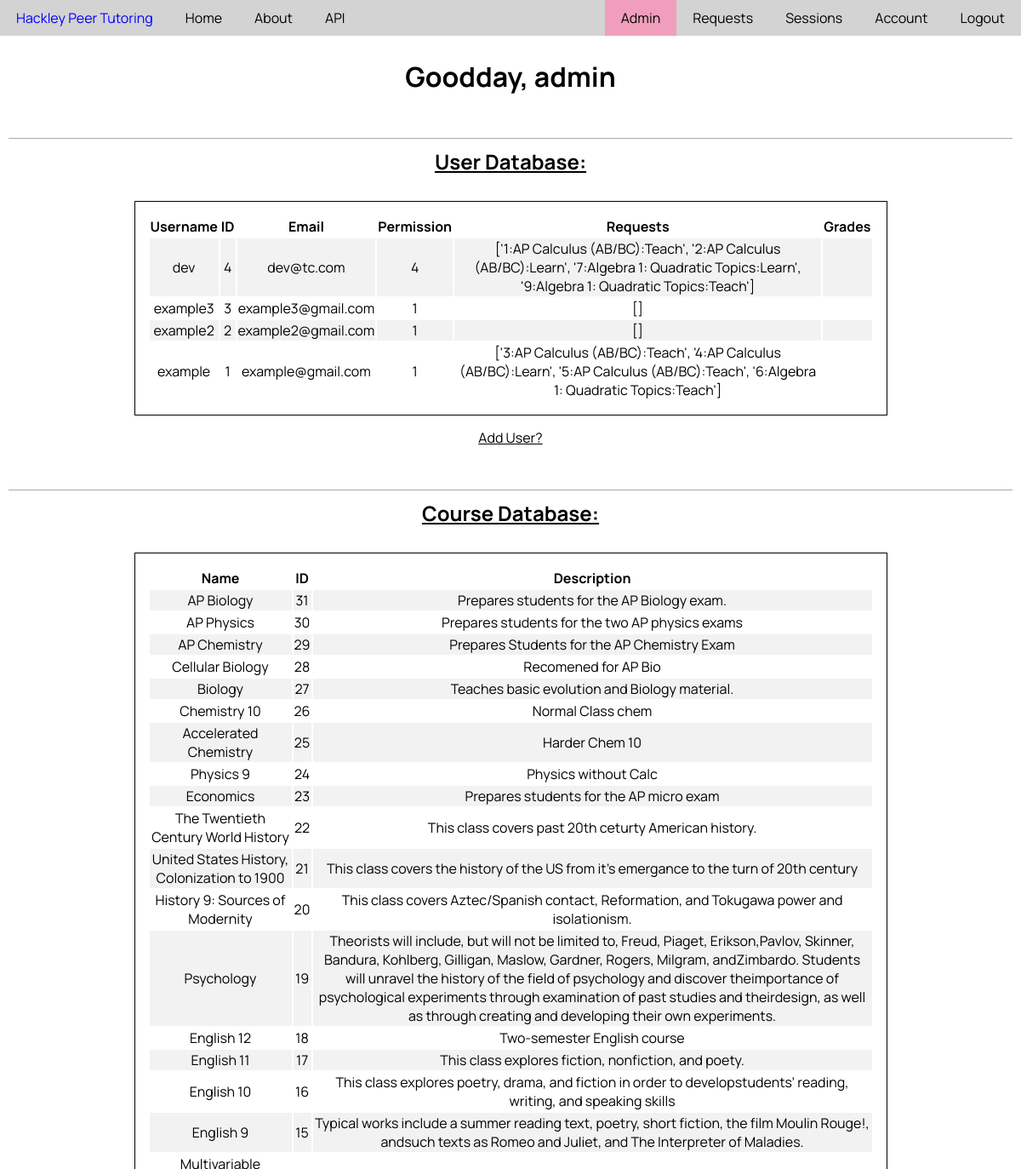
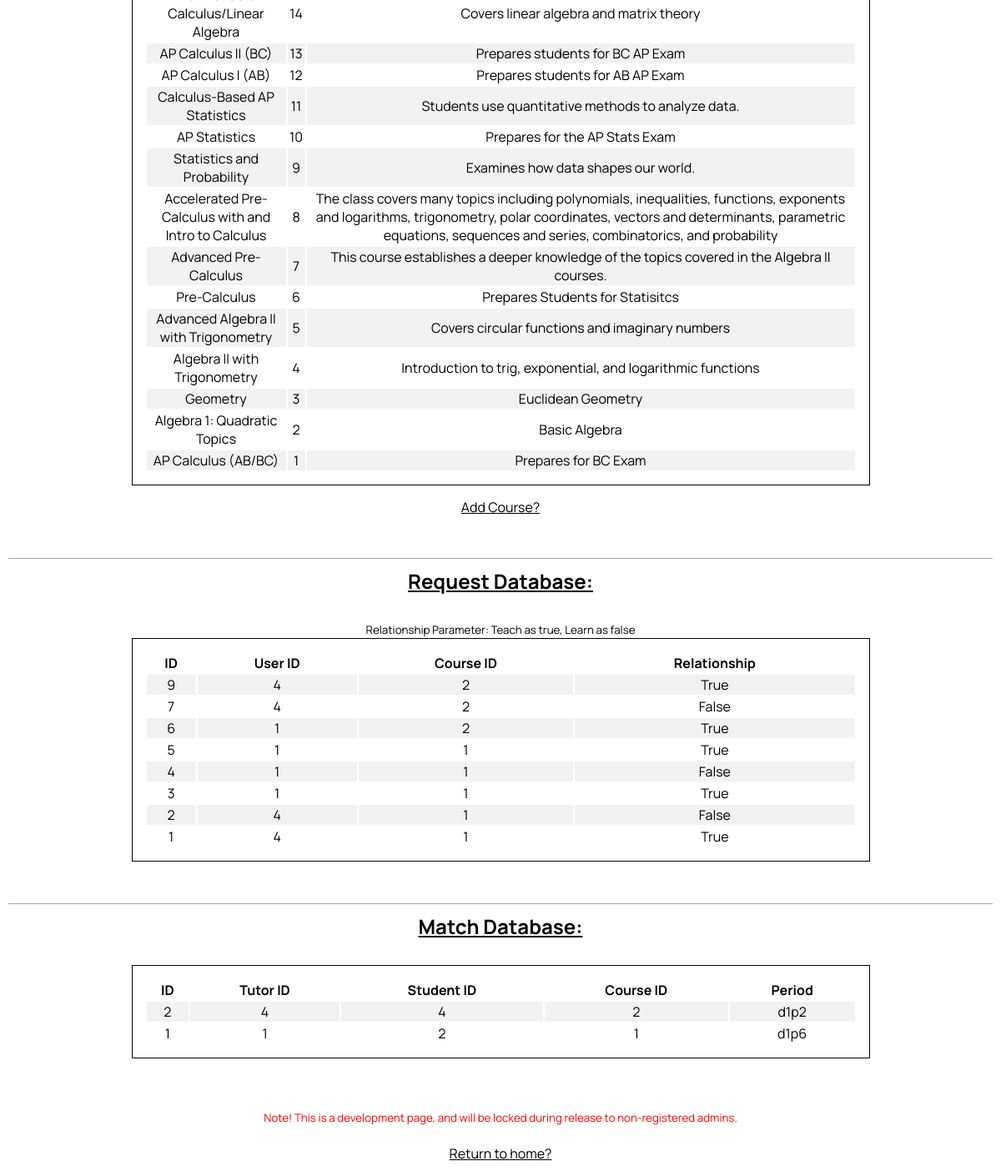
The app's page /admin (signed in) with its own data (2 pictures, top to bottom).
### PeerTutor/models.py (models this page shows, shortened)
class User(db.Model, UserMixin):
    __tablename__ = 'user'
    id = db.Column(db.Integer, primary_key=True)
    username = db.Column(db.String(20), unique=True, nullable=False)
    email = db.Column(db.String(120), unique=True, nullable=False)
    password = db.Column(db.String(60), nullable=False)
    permission = db.Column(db.Integer, default='1')
    grade = db.Column(db.Integer, nullable=False)
    date_joined = db.Column(db.DateTime, nullable=False, default=datetime.utcnow)
    gradeLevels = db.Column(db.String(20), default="8,9,10,11,12") #8 means all middle school
    schedule = db.relationship('Schedule', backref='user', lazy=True)
    requests = db.relationship('CourseRequest', backref='user', lazy=True)

class CourseRequest(db.Model):
    __tablename__ = 'courseRequest'
    id = db.Column(db.Integer, primary_key=True)
    user_id = db.Column(db.Integer, db.ForeignKey('user.id'), nullable=False)
    course_id = db.Column(db.Integer, nullable=False)
    relationship = db.Column('relationship', db.Boolean, nullable=False)
    date_added = db.Column(db.DateTime, nullable=False, default=datetime.utcnow)

class Course(db.Model):
    __tablename__ = 'course'
    id = db.Column(db.Integer, primary_key=True)
    name = db.Column(db.String(20), unique=True, nullable=False)
    description = db.Column(db.Text, nullable=False)

class Match(db.Model):
    __tablename__ = 'match'
    id = db.Column(db.Integer, primary_key=True)
    tutor_id = db.Column(db.Integer, nullable=False)
    tutee_id = db.Column(db.Integer, nullable=False)
    course_id = db.Column(db.Integer, nullable=False)
    period = db.Column('period', db.String, nullable=False)

### PeerTutor/admin/routes.py (the view)
@admin.route("/admin")
@login_required
def adminPage():
    if current_user.permission < 4:
        flash('You don\'t have permission to do that!', 'warning')
        return redirect(url_for('main.home'))
    else:
        users = User.query.order_by(User.date_joined.desc()).all()
        courses = Course.query.order_by(Course.id.desc()).all()
        requests = CourseRequest.query.order_by(CourseRequest.id.desc()).all()
        matches = Match.query.order_by(Match.id.desc()).all()
        return render_template('/admin.html', users=users, courses=courses,
            get_user_requests=get_user_requests, requests=requests, extract=extract,
            matches=matches)

### PeerTutor/admin/utils.py (called while the page is built)
def get_user_requests(user):
    requests = CourseRequest.query.filter_by(user=user).all()
    array_requests = []
    for request in requests:
        relationship = request.relationship
        if relationship == True:
            teachOrLearn = "Teach"
        else:
            teachOrLearn = "Learn"
        array_requests.append(str(request.id) + ":" + Course.query.get(request.course_id).name + ":" + teachOrLearn)
    return array_requests

### PeerTutor/models.py (called while the page is built)
@login_manager.user_loader
def load_user(user_id):
   return User.query.get(int(user_id))

### PeerTutor/templates/admin.html (shortened to what this page needs)
{% extends 'base.html' %}
{% block content %}
    <div class="admin-page">
    <h1> Goodday, admin </h1>
    <h2 class="admin-table-title"> User Database: </h2>
    <table class="admin-table">
        <tr>
            <th> Username </th>
            <th> ID </th>
            <th> Email </th>
            <th> Permission </th>
            <th> Requests </th>
            <th> Grades </th>
        </tr>
        {% for user in users %}
            <tr>
                <td> {{ user.username }} </td>
                <td> {{ user.id }} </td>
                <td> {{ user.email }} </td>
                <td> {{ user.permission }} </td>
                <td> {{ get_user_requests(user) }} </td>
                <td> {{ user.teachableGrades }}</td>
            </tr>
        {% endfor %}
    </table>
    <a class="development-link" href="{{ url_for('admin.addUser')}}"> Add User? </a>
    <h2 class="admin-table-title"> Course Database: </h2>
    <table class="admin-table">
        <tr>
            <th> Name </th>
            <th> ID </th>
            <th> Description </th>
        </tr>
        {% for course in courses %}
            <tr>
                <td> {{ course.name }} </td>
                <td> {{ course.id }} </td>
                <td> {{ course.description }} </td>
            </tr>
        {% endfor %}
    </table>
    <a class="development-link" href="{{ url_for('admin.addCourse')}}"> Add Course? </a>
    <br>
    <h2 class="admin-table-title"> Request Database: </h2>
    <small>
        Relationship Parameter: Teach as true, Learn as false
    </small>
    <table class="admin-table">
        <tr>
            <th> ID </th>
            <th> User ID </th>
            <th> Course ID </th>
            <th> Relationship </th>
        </tr>
        {% for request in requests %}
            <tr>
                <td> {{ request.id }} </td>
                <td> {{ request.user_id }} </td>
                <td> {{ request.course_id }} </td>
                <td> {{ request.relationship}} </td>
            </tr>
        {% endfor %}
    </table>
    <h2 class="admin-table-title"> Match Database: </h2>
    <table class="admin-table">
        <tr>
            <th> ID </th>
            <th> Tutor ID </th>
            <th> Student ID </th>
            <th> Course ID </th>
            <th> Period </th>
        </tr>
        {% for match in matches %}
            <tr>
                <td> {{ match.id }} </td>
                <td> {{ match.tutor_id }} </td>
                <td> {{ match.tutee_id }} </td>
                <td> {{ match.course_id }} </td>
                <td> {{ match.period }} </td>
            </tr>
        {% endfor %}
    </table>
    <br> <br>
    <small style="color:red">
        Note! This is a development page, and will be locked during release to non-registered admins.
    </small>
    <br> <br>
    <a class="development-link" href="{{url_for('main.home')}}"> Return to home? </a>
{% endblock %}

### PeerTutor/static/main.css (style rules this page uses)
body { margin: 0px; font-family: 'Manrope', sans-serif; }
.admin-table { border: 1px solid black; width: 100%; text-align: center; padding: 15px; }
tr { border-bottom: 1px solid black; border-right: 1px solid black; }
tr:nth-child(even) { background-color: #f2f2f2; }
.admin-table-title { text-decoration: underline; border-top: 1px solid darkgrey; margin-top: 50px; padding:10px; }
.development-link { color: black; }
.admin-page { margin: 10px; text-align: center; }
.admin-table { width: 75%; text-align: center; margin-left: auto; margin-right: auto; margin-bottom: 15px; }

### records on screen
User: username "dev", id "4", email "dev@tc.com", permission "4"
CourseRequest: relationship+id+course "['1:AP Calculus (AB/BC):Teach', '2:AP Calculus (AB/BC):Learn', '7:Algebra 1: Quadratic Topics:Learn', '9:Algebra 1: Quadratic Topics:Teach']", id "1", user_id "4", course_id "1", relationship "True"
User: username "example3", id "3", email "example3@gmail.com", permission "1", get_user_requests "[]"
User: username "example2", id "2", email "example2@gmail.com", permission "1", get_user_requests "[]"
User: username "example", id "1", email "example@gmail.com", permission "1"
CourseRequest: relationship+id+course "['3:AP Calculus (AB/BC):Teach', '4:AP Calculus (AB/BC):Learn', '5:AP Calculus (AB/BC):Teach', '6:Algebra 1: Quadratic Topics:Teach']", id "3", user_id "1", course_id "1", relationship "True"
Course: name "AP Biology", id "31", description "Prepares students for the AP Biology exam."
Course: name "AP Physics", id "30", description "Prepares students for the two AP physics exams"
Course: name "AP Chemistry", id "29", description "Prepares Students for the AP Chemistry Exam"
Course: name "Cellular Biology", id "28", description "Recomened for AP Bio"
Course: name "Biology", id "27", description "Teaches basic evolution and Biology material."
Course: name "Chemistry 10", id "26", description "Normal Class chem"
Course: name "Accelerated Chemistry", id "25", description "Harder Chem 10"
Course: name "Physics 9", id "24", description "Physics without Calc"
Course: name "Economics", id "23", description "Prepares students for the AP micro exam"
Course: name "The Twentieth Century World History", id "22", description "This class covers past 20th ceturty American history."
Course: name "United States History, Colonization to 1900", id "21", description "This class covers the history of the US from it's emergance to the turn of 20th century"
Course: name "History 9: Sources of Modernity", id "20", description "This class covers Aztec/Spanish contact, Reformation, and Tokugawa power and isolationism."
Course: name "Psychology", id "19", description "Theorists will include, but will not be limited to, Freud, Piaget, Erikson,Pavlov, Skinner, Bandura, Kohlberg, Gilligan, Maslow, Gardner, Rogers, Milgram, andZimbardo. Students will unravel the history of the field of psychology and discover theimportance of psychological experiments through examination of past studies and theirdesign, as well as through creating and developing their own experiments."
Course: name "English 12", id "18", description "Two-semester English course"
Course: name "English 11", id "17", description "This class explores fiction, nonfiction, and poety."
Course: name "English 10", id "16", description "This class explores poetry, drama, and fiction in order to developstudents’ reading, writing, and speaking skills"
Course: name "English 9", id "15", description "Typical works include a summer reading text, poetry, short fiction, the film Moulin Rouge!, andsuch texts as Romeo and Juliet, and The Interpreter of Maladies."
Course: name "Multivariable Calculus/Linear Algebra", id "14", description "Covers linear algebra and matrix theory"
Course: name "AP Calculus II (BC)", id "13", description "Prepares students for BC AP Exam"
Course: name "AP Calculus I (AB)", id "12", description "Prepares students for AB AP Exam"
Course: name "Calculus-Based AP Statistics", id "11", description "Students use quantitative methods to analyze data."
Course: name "AP Statistics", id "10", description "Prepares for the AP Stats Exam"
Course: name "Statistics and Probability", id "9", description "Examines how data shapes our world."
Course: name "Accelerated Pre-Calculus with and Intro to Calculus", id "8", description "The class covers many topics including polynomials, inequalities, functions, exponents and logarithms, trigonometry, polar coordinates, vectors and determinants, parametric equations, sequences and series, combinatorics, and probability"
Course: name "Advanced Pre-Calculus", id "7", description "This course establishes a deeper knowledge of the topics covered in the Algebra II courses."
Course: name "Pre-Calculus", id "6", description "Prepares Students for Statisitcs"
Course: name "Advanced Algebra II with Trigonometry", id "5", description "Covers circular functions and imaginary numbers"
Course: name "Algebra II with Trigonometry", id "4", description "Introduction to trig, exponential, and logarithmic functions"
Course: name "Geometry", id "3", description "Euclidean Geometry"
Course: name "Algebra 1: Quadratic Topics", id "2", description "Basic Algebra"
Course: name "AP Calculus (AB/BC)", id "1", description "Prepares for BC Exam"
CourseRequest: id "9", user_id "4", course_id "2", relationship "True"
CourseRequest: id "7", user_id "4", course_id "2", relationship "False"
CourseRequest: id "6", user_id "1", course_id "2", relationship "True"
CourseRequest: id "5", user_id "1", course_id "1", relationship "True"
CourseRequest: id "4", user_id "1", course_id "1", relationship "False"
CourseRequest: id "2", user_id "4", course_id "1", relationship "False"
Match: id "2", tutor_id "4", tutee_id "4", course_id "2", period "d1p2"
Match: id "1", tutor_id "1", tutee_id "2", course_id "1", period "d1p6"
